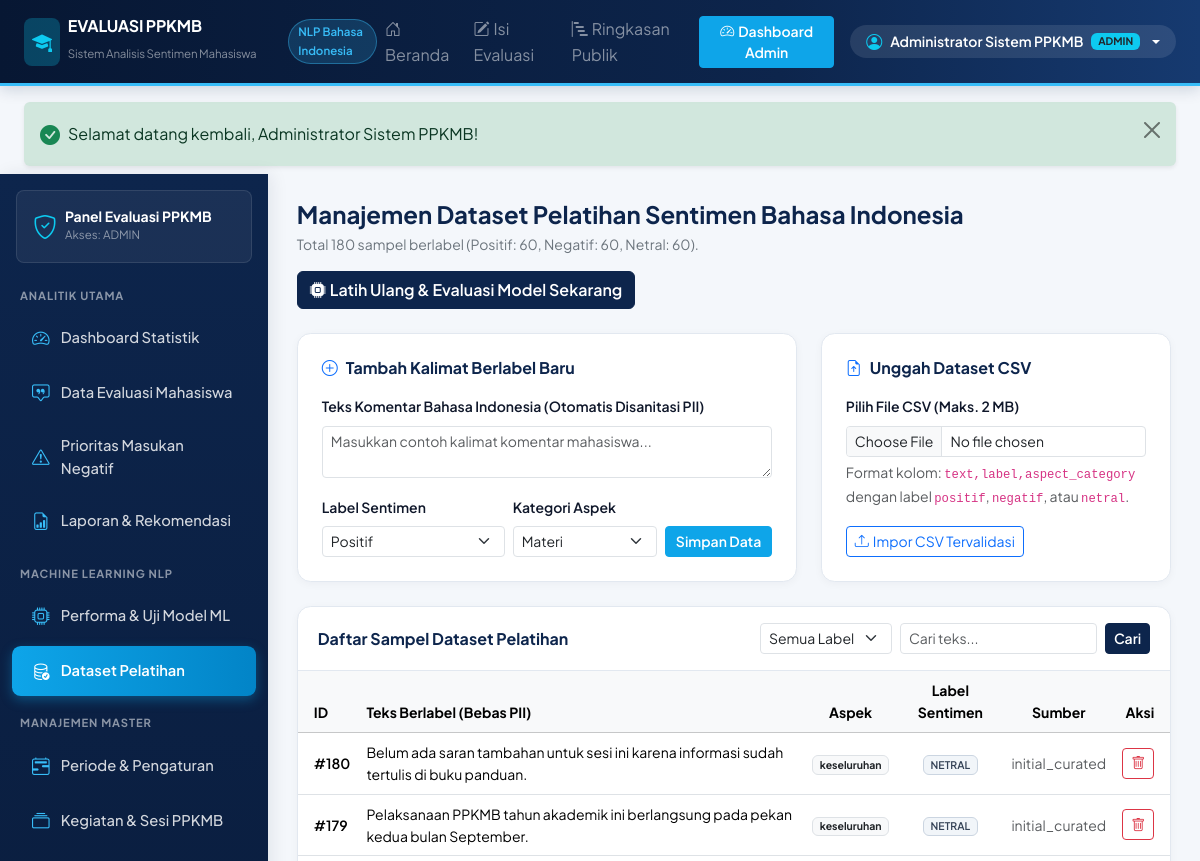
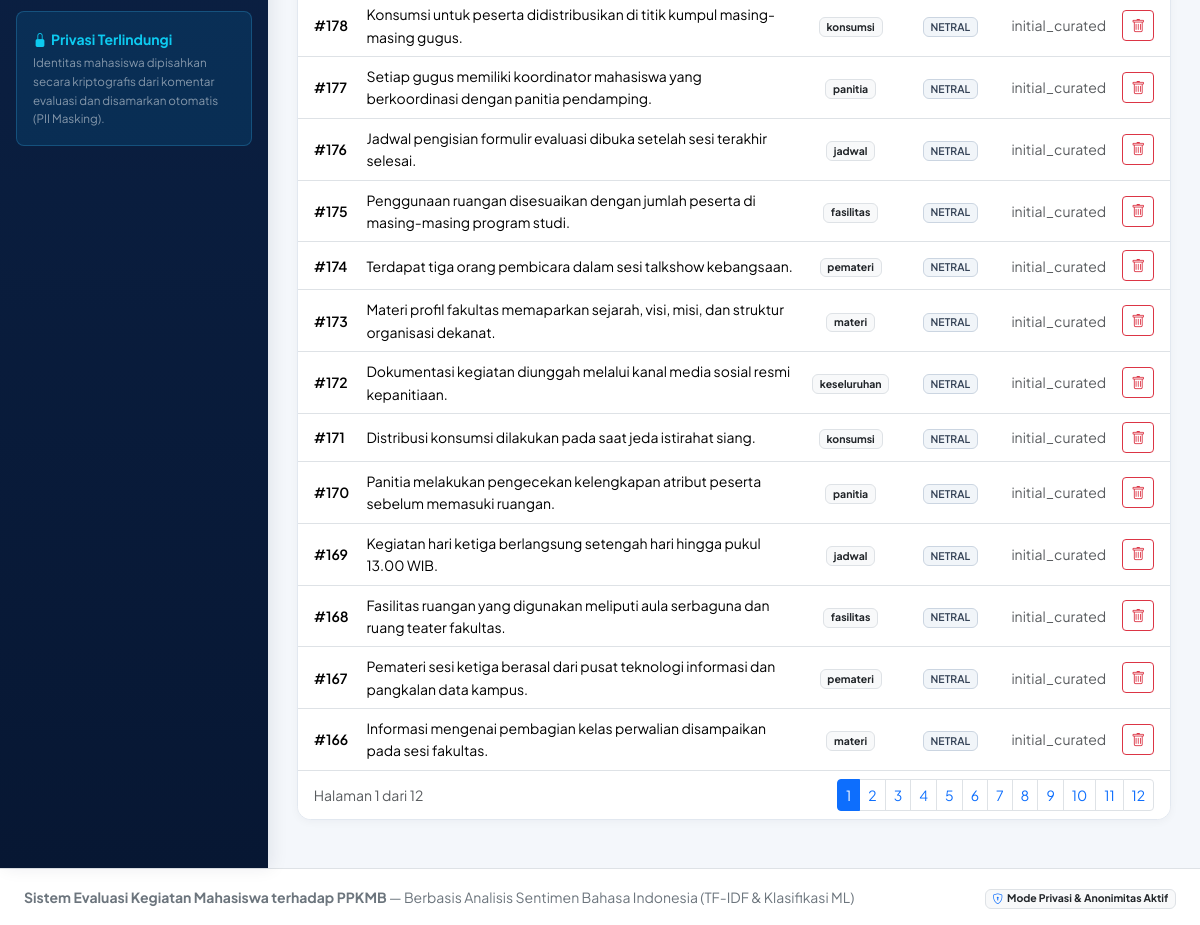
/admin/datasets.php (signed in), run on the app's committed database (2 pictures, top to bottom).
### tables this page shows
CREATE TABLE `sentiment_datasets` (
  `id` INT UNSIGNED NOT NULL AUTO_INCREMENT,
  `text_content` TEXT NOT NULL COMMENT 'Teks komentar berlabel yang sudah bebas PII',
  `sentiment_label` ENUM('positif', 'negatif', 'netral') NOT NULL,
  `aspect_category` VARCHAR(50) NOT NULL DEFAULT 'keseluruhan',
  `source` VARCHAR(60) NOT NULL DEFAULT 'manual_admin',
  `is_verified` TINYINT(1) NOT NULL DEFAULT 1,
  `created_by` INT UNSIGNED DEFAULT NULL,
  `created_at` DATETIME NOT NULL DEFAULT CURRENT_TIMESTAMP,
  PRIMARY KEY (`id`),
  KEY `idx_datasets_label` (`sentiment_label`),
  KEY `idx_datasets_aspect` (`aspect_category`),
  CONSTRAINT `fk_datasets_creator` FOREIGN KEY (`created_by`)
    REFERENCES `users` (`id`) ON DELETE SET NULL ON UPDATE CASCADE
);

### config/database.php (called while the page is built, shortened)
<?php
function base_url(string $path = ''): string {
    $scriptName = str_replace('\\', '/', $_SERVER['SCRIPT_NAME'] ?? '');
    $basePath = '';
    if (preg_match('#^(.*?/ppkmb-evaluation)(?:/|$)#i', $scriptName, $m)) {
        $basePath = $m[1];
    }
    $cleanPath = ltrim($path, '/');
    return ($basePath === '' ? '' : $basePath) . ($cleanPath !== '' ? '/' . $cleanPath : '/');
}
function e(mixed $value): string {
    return htmlspecialchars((string)($value ?? ''), ENT_QUOTES | ENT_SUBSTITUTE, 'UTF-8');
}
    ?>

### admin/datasets.php (the view, shortened to what this page needs)
<?php
require_once __DIR__ . '/../includes/auth.php';
$dsCounts = $pdo->query(
    "SELECT
        COUNT(*) AS total,
        SUM(CASE WHEN sentiment_label = 'positif' THEN 1 ELSE 0 END) AS pos,
        SUM(CASE WHEN sentiment_label = 'negatif' THEN 1 ELSE 0 END) AS neg,
        SUM(CASE WHEN sentiment_label = 'netral'  THEN 1 ELSE 0 END) AS neu
     FROM sentiment_datasets"
)->fetch();
$filterLbl = trim((string)($_GET['label'] ?? ''));
$searchQ   = trim((string)($_GET['q'] ?? ''));
$page      = max(1, (int)($_GET['page'] ?? 1));
$perPage   = 15;
$where = ["1=1"];
$params = [];
$whereSql = implode(' AND ', $where);
$stmtCnt = $pdo->prepare("SELECT COUNT(*) FROM sentiment_datasets WHERE {$whereSql}");
$stmtCnt->execute($params);
$totalRows = (int)$stmtCnt->fetchColumn();
$totalPages = max(1, (int)ceil($totalRows / $perPage));
$offset = ($page - 1) * $perPage;
$stmtList = $pdo->prepare("SELECT * FROM sentiment_datasets WHERE {$whereSql} ORDER BY id DESC LIMIT {$perPage} OFFSET {$offset}");
$stmtList->execute($params);
$datasetRows = $stmtList->fetchAll();
require_once __DIR__ . '/../includes/header.php';
?>
<div class="app-wrapper">
    <?php require_once __DIR__ . '/../includes/sidebar.php'; ?>
    <main class="main-content">
        <div class="d-flex flex-wrap align-items-center justify-content-between gap-3 mb-4">
            <div>
                <h4 class="fw-bold mb-1" style="color: #0d254c;">Manajemen Dataset Pelatihan Sentimen Bahasa Indonesia</h4>
                <p class="text-secondary small mb-0">
                    Total <?= (int)$dsCounts['total'] ?> sampel berlabel (Positif: <?= (int)$dsCounts['pos'] ?>, Negatif: <?= (int)$dsCounts['neg'] ?>, Netral: <?= (int)$dsCounts['neu'] ?>).
                </p>
            </div>
            <form method="post" data-loading="Melatih ulang model TF-IDF + Klasifikasi dan menghitung Cross-Validation...">
                <button type="submit" class="btn btn-navy">
                    <i class="bi bi-cpu-fill me-1"></i>Latih Ulang &amp; Evaluasi Model Sekarang
                </button>
            </form>
        </div>
        <div class="row g-4 mb-4">
            <div class="col-lg-7">
                <div class="card-modern h-100 p-4">
                    <h6 class="fw-bold mb-3" style="color: #0d254c;"><i class="bi bi-plus-circle me-2 text-primary"></i>Tambah Kalimat Berlabel Baru</h6>
                    <form method="post">
                        <div class="mb-3">
                            <label class="form-label small fw-semibold">Teks Komentar Bahasa Indonesia (Otomatis Disanitasi PII)</label>
                            <textarea name="text_content" class="form-control form-control-sm" rows="2" required
                                      placeholder="Masukkan contoh kalimat komentar mahasiswa..."></textarea>
                        </div>
                        <div class="row g-2 align-items-end">
                            <div class="col-md-5">
                                <label class="form-label small fw-semibold">Label Sentimen</label>
                                <select name="sentiment_label" class="form-select form-select-sm" required>
                                    <option value="positif">Positif</option>
                                </select>
                            </div>
                            <div class="col-md-4">
                                <label class="form-label small fw-semibold">Kategori Aspek</label>
                                <select name="aspect_category" class="form-select form-select-sm">
                                    <option value="materi">Materi</option>
                                </select>
                            </div>
                            <div class="col-md-3 d-grid">
                                <button type="submit" class="btn btn-sm btn-sky">Simpan Data</button>
                            </div>
                        </div>
                    </form>
                </div>
            </div>
            <div class="col-lg-5">
                <div class="card-modern h-100 p-4">
                    <h6 class="fw-bold mb-3" style="color: #0d254c;"><i class="bi bi-file-earmark-arrow-up me-2 text-primary"></i>Unggah Dataset CSV</h6>
                    <form method="post" enctype="multipart/form-data" data-loading="Memvalidasi dan mengimpor dataset CSV...">
                        <div class="mb-3">
                            <label class="form-label small fw-semibold">Pilih File CSV (Maks. 2 MB)</label>
                            <input type="file" name="csv_file" class="form-control form-control-sm" accept=".csv" required>
                            <div class="form-text small">
                                Format kolom: <code>text,label,aspect_category</code> dengan label <code>positif</code>, <code>negatif</code>, atau <code>netral</code>.
                            </div>
                        </div>
                        <button type="submit" class="btn btn-sm btn-outline-primary">
                            <i class="bi bi-upload me-1"></i>Impor CSV Tervalidasi
                        </button>
                    </form>
                </div>
            </div>
        </div>
        <div class="card-modern overflow-hidden">
            <div class="card-header d-flex flex-wrap align-items-center justify-content-between gap-2">
                <span>Daftar Sampel Dataset Pelatihan</span>
                <form method="get" class="d-flex gap-2">
                    <select name="label" class="form-select form-select-sm" style="width:140px;">
                        <option value="">Semua Label</option>
                    </select>
                    <input type="text" name="q" class="form-control form-control-sm" value="<?= e($searchQ) ?>" placeholder="Cari teks...">
                    <button type="submit" class="btn btn-sm btn-navy">Cari</button>
                </form>
            </div>
            <div class="table-responsive">
                <table class="table table-hover align-middle small mb-0">
                    <thead class="table-light">
                        <tr>
                            <th class="ps-3">ID</th>
                            <th>Teks Berlabel (Bebas PII)</th>
                            <th class="text-center">Aspek</th>
                            <th class="text-center">Label Sentimen</th>
                            <th class="text-center">Sumber</th>
                            <th class="text-end pe-3">Aksi</th>
                        </tr>
                    </thead>
                    <tbody>
                        <?php foreach ($datasetRows as $dr): ?>
                            <?php
                            $lbl = $dr['sentiment_label'];
                            $bCls = $lbl === 'positif' ? 'badge-positif' : ($lbl === 'negatif' ? 'badge-negatif' : 'badge-netral');
                            ?>
                            <tr>
                                <td class="ps-3 fw-semibold">#<?= (int)$dr['id'] ?></td>
                                <td><?= e($dr['text_content']) ?></td>
                                <td class="text-center"><span class="badge bg-light text-dark border"><?= e($dr['aspect_category']) ?></span></td>
                                <td class="text-center"><span class="badge <?= e($bCls) ?> text-uppercase"><?= e($lbl) ?></span></td>
                                <td class="text-center text-muted"><?= e($dr['source']) ?></td>
                                <td class="text-end pe-3">
                                    <form method="post" class="d-inline" onsubmit="return confirm('Hapus sampel ini dari dataset pelatihan?');">
                                        <button type="submit" class="btn btn-sm btn-outline-danger"><i class="bi bi-trash"></i></button>
                                    </form>
                                </td>
                            </tr>
                        <?php endforeach; ?>
                    </tbody>
                </table>
            </div>
            <?php if ($totalPages > 1): ?>
                <div class="card-footer bg-white d-flex justify-content-between align-items-center py-2 px-3">
                    <span class="small text-muted">Halaman <?= $page ?> dari <?= $totalPages ?></span>
                    <ul class="pagination pagination-sm mb-0">
                        <?php for ($p = 1; $p <= $totalPages; $p++): ?>
                            <li class="page-item <?= $p === $page ? 'active' : '' ?>">
                                <a class="page-link" href="<?= e(base_url('admin/datasets.php?page=' . $p . '&label=' . urlencode($filterLbl) . '&q=' . urlencode($searchQ))) ?>"><?= $p ?></a>
                            </li>
                        <?php endfor; ?>
                    </ul>
                </div>
            <?php endif; ?>
        </div>
    </main>
</div>
<?php require_once __DIR__ . '/../includes/footer.php'; ?>

### data on the page
sentiment_datasets: id "180", text_content "Belum ada saran tambahan untuk sesi ini karena informasi sudah tertulis di buku panduan.", aspect_category "keseluruhan", sentiment_label "NETRAL", source "initial_curated"
sentiment_datasets: id "179", text_content "Pelaksanaan PPKMB tahun akademik ini berlangsung pada pekan kedua bulan September.", aspect_category "keseluruhan", sentiment_label "NETRAL", source "initial_curated"
sentiment_datasets: id "178", text_content "Konsumsi untuk peserta didistribusikan di titik kumpul masing-masing gugus.", aspect_category "konsumsi", sentiment_label "NETRAL", source "initial_curated"
sentiment_datasets: id "177", text_content "Setiap gugus memiliki koordinator mahasiswa yang berkoordinasi dengan panitia pendamping.", aspect_category "panitia", sentiment_label "NETRAL", source "initial_curated"
sentiment_datasets: id "176", text_content "Jadwal pengisian formulir evaluasi dibuka setelah sesi terakhir selesai.", aspect_category "jadwal", sentiment_label "NETRAL", source "initial_curated"
sentiment_datasets: id "175", text_content "Penggunaan ruangan disesuaikan dengan jumlah peserta di masing-masing program studi.", aspect_category "fasilitas", sentiment_label "NETRAL", source "initial_curated"
sentiment_datasets: id "174", text_content "Terdapat tiga orang pembicara dalam sesi talkshow kebangsaan.", aspect_category "pemateri", sentiment_label "NETRAL", source "initial_curated"
sentiment_datasets: id "173", text_content "Materi profil fakultas memaparkan sejarah, visi, misi, dan struktur organisasi dekanat.", aspect_category "materi", sentiment_label "NETRAL", source "initial_curated"
sentiment_datasets: id "172", text_content "Dokumentasi kegiatan diunggah melalui kanal media sosial resmi kepanitiaan.", aspect_category "keseluruhan", sentiment_label "NETRAL", source "initial_curated"
sentiment_datasets: id "171", text_content "Distribusi konsumsi dilakukan pada saat jeda istirahat siang.", aspect_category "konsumsi", sentiment_label "NETRAL", source "initial_curated"
sentiment_datasets: id "170", text_content "Panitia melakukan pengecekan kelengkapan atribut peserta sebelum memasuki ruangan.", aspect_category "panitia", sentiment_label "NETRAL", source "initial_curated"
sentiment_datasets: id "169", text_content "Kegiatan hari ketiga berlangsung setengah hari hingga pukul 13.00 WIB.", aspect_category "jadwal", sentiment_label "NETRAL", source "initial_curated"
sentiment_datasets: id "168", text_content "Fasilitas ruangan yang digunakan meliputi aula serbaguna dan ruang teater fakultas.", aspect_category "fasilitas", sentiment_label "NETRAL", source "initial_curated"
sentiment_datasets: id "167", text_content "Pemateri sesi ketiga berasal dari pusat teknologi informasi dan pangkalan data kampus.", aspect_category "pemateri", sentiment_label "NETRAL", source "initial_curated"
sentiment_datasets: id "166", text_content "Informasi mengenai pembagian kelas perwalian disampaikan pada sesi fakultas.", aspect_category "materi", sentiment_label "NETRAL", source "initial_curated"

### other printed values
$currUser['full_name'] "Administrator Sistem PPKMB"
$currUser['role'] "ADMIN"
$f['message'] "Selamat datang kembali, Administrator Sistem PPKMB!"
$currRole "ADMIN"
$dsCounts['total'] "180"
$dsCounts['pos'] "60"
$dsCounts['neg'] "60"
$dsCounts['neu'] "60"
$page "1"
$totalPages "12"
